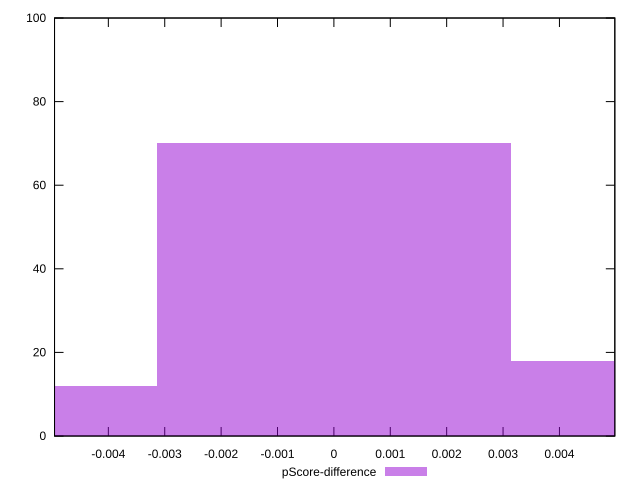

Write the gnuplot code that produced this figure.
reset

$pScoreDifference <<EOF
0 70
-0.0062765893833623 12
0.0062765893833623 18
EOF

set key outside below
set boxwidth 0.0062765893833623
set xrange [-0.004954358674095882:0.004982167626035594]
set yrange [0:100]
set trange [0:100]
set style fill transparent solid 0.5 noborder
set terminal svg size 640, 490 enhanced background rgb 'white'
set output "report_00015_2021-02-09T16-11-33.973Z/mainthread-work-breakdown/samples/pages+cached/pScore-difference/histogram.svg"

plot $pScoreDifference title "pScore-difference" with boxes

reset
